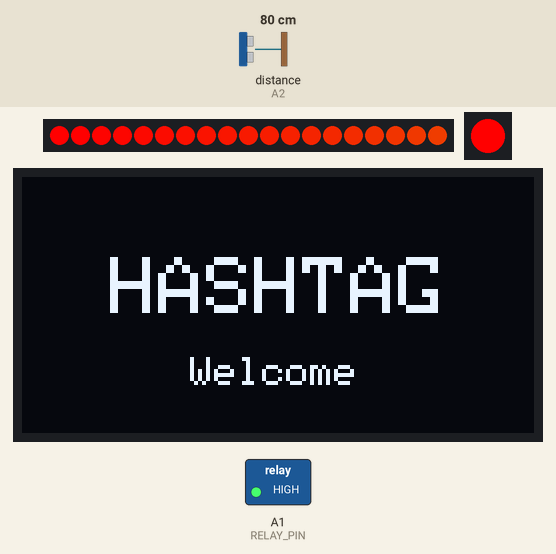
Recording of a sketch running on a simulated Arduino Uno, built with avr-gcc and run on an emulated ATmega328P. On the bench: 19 RGB LEDs in strip order, left to right, 1 RGB LEDs in strip order, left to right, 128×64 one-colour display, switched loads named in the sketch (green lamp = pin HIGH). Wiring (inferred from the names in the program): ultrasonic range finder: trigger A3; echo A2. Inputs (shaded band) come from the test bench; at power-on: distance to the obstacle (sensor on A2) 80 cm. The echo pulse lasts 58.3 µs per cm; dim RGB values are drawn brighter than linear; pins used as bus, display or sensor lines are not drawn; what the sketch prints to the serial monitor is not drawn.

Above: at 7.1 s.
8.3 s: distance to the obstacle (sensor on A2) set to 19 cm
At 10.9 s:
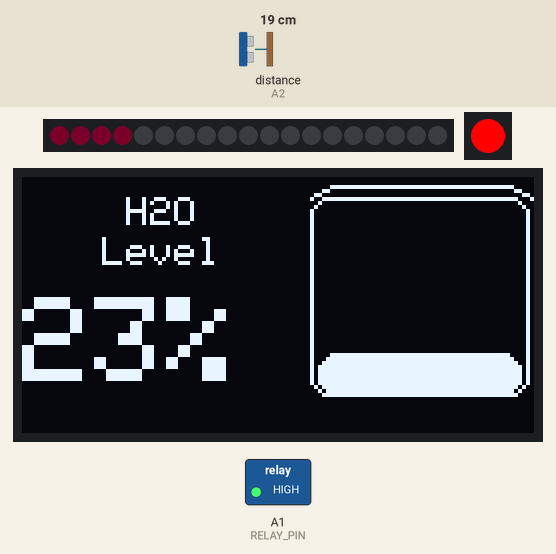
11.3 s: distance to the obstacle (sensor on A2) set to 25 cm
At 13.14 s:
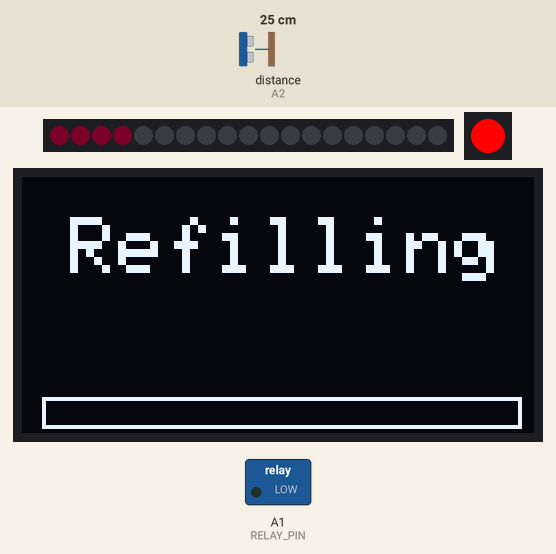
14.3 s: distance to the obstacle (sensor on A2) set to 6 cm
At 16.9 s:
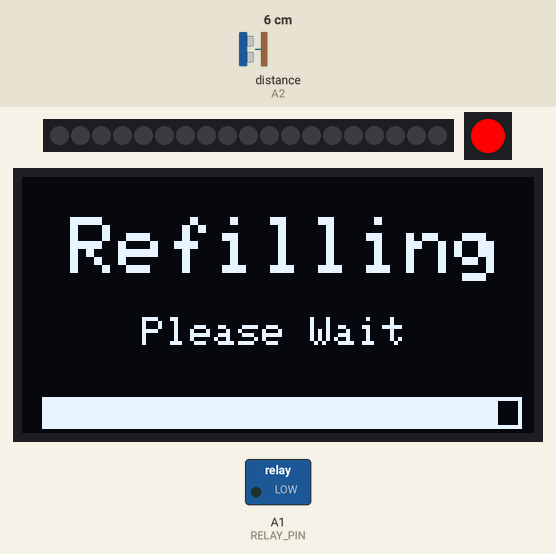
17.1 s: distance to the obstacle (sensor on A2) set to 3 cm
At 18.5 s:
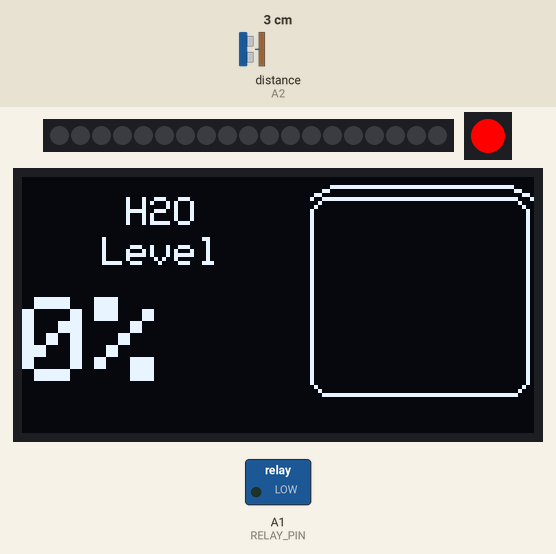
20.1 s: distance to the obstacle (sensor on A2) set to 9 cm
At 23.0 s:
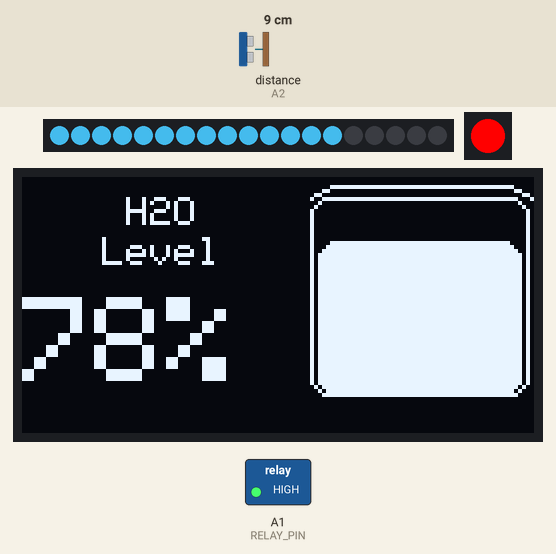
23.1 s: distance to the obstacle (sensor on A2) set to 18 cm
At 24.29 s:
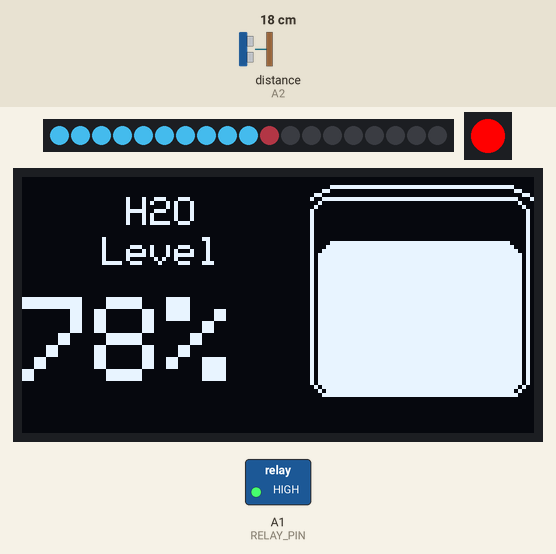
Timing chart, 0 to 26.1 s (numbered marks = the images above; inputs shaded):
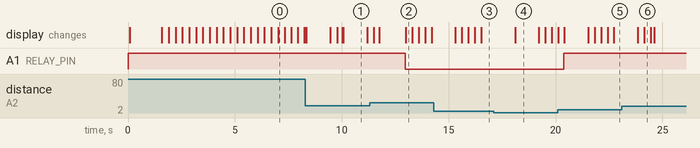

The sketch:

Hydrasense-Auto-v1.0.ino
```cpp
/*
  Hello This is me Hashtag .....
  This is my Personal Home Automation Work, I use this project in my room for Refillling water in my Humidifier.
  Here I have connected the Relay with a Solenoid water Valve which turns on when the water level falls down.
  This Project has Proper Start and Stop MEchanism to avoid Spillage in case of any misshap ..!!
  Name: Aniket Chowdhury [Hashtag]
  Email: micro.aniket@gmail.com
  GitHub: https://github.com/itzzhashtag
  Instagram: https://instagram.com/itzz_hashtag
  LinkedIn: https://www.linkedin.com/in/itzz-hashtag/
*/
//Change Values and Data before using the code
//(Changes needed) Line Number -> 37, 38, 40

//===================================================================================================================
// --- Libraries Used  ---
//===================================================================================================================
#include <Wire.h>
#include <Adafruit_NeoPixel.h>
#ifdef __AVR__
#include <avr/power.h>
#endif
#include <Adafruit_GFX.h>
#include <Adafruit_SH1106.h>
#define OLED_RESET 4
Adafruit_SH1106 display(OLED_RESET);
#define TRIG_PIN A3              // Ultrasonic Sensor Trigger Pin
#define ECHO_PIN A2              // Ultrasonic Sensor Echo Pin
#define NUM_LED 19              // no of leds
#define RELAY_PIN A1            // Relay data in

//===================================================================================================================
// ---  Variables and Constants ---
//===================================================================================================================
Adafruit_NeoPixel strip = Adafruit_NeoPixel(NUM_LED, A0, NEO_GRB + NEO_KHZ800);// led pin, type -> //LED Strip Controller
Adafruit_NeoPixel strip2(1, 6, NEO_GRB + NEO_KHZ800);
const int minDistance = 4;  //          <--------------------------- Min distance (sensor to full water level) in cm
const int maxDistance = 22; //          <--------------------------- Max distance (sensor to empty level) in cm
int currentLitLeds = 0;  // Global: Keeps track of current visible LEDs
int max_brig=200; //                    <--------------------------- Max Brightness to set UP here..!!!
int tm=0;
bool isFilling = false;

//===================================================================================================================
// --- Setup ---
//===================================================================================================================
void setup()
{
  strip.begin();
  strip.show();
  strip2.begin();
  strip2.setPixelColor(0, strip2.Color(255, 0, 0)); // Set to red
  strip2.show();

  pinMode(TRIG_PIN, OUTPUT);
  pinMode(ECHO_PIN, INPUT);
  pinMode(RELAY_PIN, OUTPUT); // Set the relay pin as output
  digitalWrite(RELAY_PIN, HIGH);
  Serial.begin(9600);
  display.begin(SH1106_SWITCHCAPVCC, 0x3C);
  display.setTextSize(1);
  display.setTextColor(WHITE);
  display.clearDisplay();
  display.setTextSize(2);
  display.setCursor(10, 20);
  display.print(" HASHTAG");
  display.display();
  display.setCursor(0, 45);
  display.setTextSize(1);
  display.print("       Welcome");
  display.display();
  delay(1500);
  rainbow(20);
}

//===================================================================================================================
// --- Loop ---
//===================================================================================================================
void loop()
{
  int distance = getDistance();
  if (distance < minDistance || distance > maxDistance + 10)
  {
    Serial.println("Out of range");
    Serial.println(distance);
    display.clearDisplay();
    display.setCursor(0, 20);
    display.setTextSize(2);
    display.print(" Error 500");
    display.display();
    display.setCursor(0, 45);
    display.setTextSize(1);
    display.print("   H2O Sensor Error");
    errorLED();
    digitalWrite(RELAY_PIN, HIGH);
    display.display();
    delay(1000);
    return;
  }
  int waterLevel = chk_lvl();
  if (waterLevel < 6 || waterLevel > 90)
  {
    controlRelay(waterLevel); // Handle relay based on level
  }
  if (isFilling)
  {
    updateLED(waterLevel);
    delay(100);
    return;
  }
  updateLED(waterLevel);
  displayWaterLevel(waterLevel);
  delay(1000);
}

//===================================================================================================================
// --- Measures the Distance between Water Level and Sonar Sensor ---
//===================================================================================================================
int chk_lvl()
{
  int distance = getDistance();
  int waterLevel = map(distance, minDistance, maxDistance, 100, 0);
  waterLevel = constrain(waterLevel, 0, 100);
  Serial.print("Water Level: ");
  Serial.print(waterLevel);
  Serial.println("%");
  Serial.print(distance);
  Serial.println(" cm");
  if (distance < minDistance || distance > maxDistance + 20)
  {
    Serial.println("Out of range");
    Serial.println(distance);
    display.clearDisplay();
    display.setCursor(0, 20);
    display.setTextSize(2);
    display.print(" Error 402");
    display.display();
    display.setCursor(0, 45);
    display.setTextSize(1);
    display.print("   Refilling Error");
    errorLED();
    display.display();
    delay(1000);
    digitalWrite(RELAY_PIN, HIGH);
    chk_lvl();
  }
  return waterLevel;
}

//===================================================================================================================
// --- Function to Refill Water and keep on this Function untill Water is not Refilled  ---
//===================================================================================================================
void controlRelay(int level)
{
  if (level < 10)
  {
    isFilling = true;
    while (isFilling)
    {
      int level2 = chk_lvl();
      digitalWrite(RELAY_PIN, LOW);
      display.clearDisplay();
      display.setCursor(0, 10);
      display.setTextSize(2);
      display.print(" Refilling");
      Serial.println("Refilling ");
      displayRefillingScreen(level2);
      display.display();
      display.setCursor(0, 35);
      display.setTextSize(1);
      display.print("     Please Wait");
      errorLED();
      display.display();
      delay(1000);
      /*if(tm>30)
      {
        digitalWrite(RELAY_PIN, HIGH);
        tm=0;
        delay(500);
      }
      tm++;
      Serial.println(tm);
      */
      if (level2 >= 90)
      {
        isFilling = false;
      }
    }
  }
  else if (level >= 90)
  {
    digitalWrite(RELAY_PIN, HIGH);   // Stop filling
    isFilling = false;
  }
}

//===================================================================================================================
// --- Function to measure distance using HC-SR04 Sensor ---
//===================================================================================================================
int getDistance()
{
  long total = 0;
  for (int i = 0; i < 5; i++) //does average of the Distance Calculated
  {
    digitalWrite(TRIG_PIN, LOW);
    delayMicroseconds(2);
    digitalWrite(TRIG_PIN, HIGH);
    delayMicroseconds(10);
    digitalWrite(TRIG_PIN, LOW);
    long duration = pulseIn(ECHO_PIN, HIGH);
    total += duration;
    delay(10); // Short pause between samples
  }
  long avgDuration = total / 5;
  return avgDuration * 0.034 / 2;
}


//===================================================================================================================
// --- Display OLED Code ---
//===================================================================================================================
void displayWaterLevel(int level)     // Function to display water level on OLED
{
  display.clearDisplay();
  display.setCursor(20, 5);
  display.setTextSize(1);
  display.print(" H2O");
  display.setCursor(20, 15);
  display.print("Level");
  display.setCursor(0, 30);
  display.setTextSize(3);
  display.print(level);
  display.print("%");
  // Tank Position
  int tankX = 72;  // Shifted to center
  int tankY = 5;
  int tankWidth = 55;  // Increased width
  int tankHeight = 50;
  // Draw tank body with rounded bottom
  display.drawRoundRect(tankX, tankY, tankWidth, tankHeight, 5, WHITE);
  // Draw tank lid
  display.drawLine(tankX + 5, tankY - 3, tankX + tankWidth - 5, tankY - 3, WHITE);
  display.drawLine(tankX + 5, tankY - 3, tankX, tankY, WHITE);
  display.drawLine(tankX + tankWidth - 5, tankY - 3, tankX + tankWidth, tankY, WHITE);
  // Draw inlet pipe on top left
  display.drawLine(tankX + 8, tankY - 6, tankX + 8, tankY - 12, WHITE);
  display.drawLine(tankX + 8, tankY - 12, tankX + 14, tankY - 12, WHITE);
  display.drawLine(tankX + 14, tankY - 12, tankX + 14, tankY - 6, WHITE);
  // Draw water level inside the tank
  int waterHeight = map(level, 0, 100, 0, tankHeight);
  display.fillRoundRect(tankX + 2, tankY + tankHeight - waterHeight, tankWidth - 4, waterHeight, 5, WHITE);
  display.display();
}

//===================================================================================================================
// --- LED Blinking Code (Red-WARNING) ---
//===================================================================================================================
void errorLED()
{
  // Fade in
  for (int b = 0; b <= 255; b += 5)
  {
    for (int i = 0; i < NUM_LED; i++)
    {
      strip.setPixelColor(i, strip.Color(b, 0, 0));
    }
    strip.show();
    delay(10);
  }
  // Fade out
  for (int b = 255; b >= 0; b -= 5) {
    for (int i = 0; i < NUM_LED; i++) {
      strip.setPixelColor(i, strip.Color(b, 0, 0));
    }
    strip.show();
    delay(10);
  }
}

//===================================================================================================================
// --- LED Indicator of water Level ---
//===================================================================================================================
void updateLED(int level)
{
  int targetLeds = map(level, 0, 100, 0, NUM_LED);  // Number of LEDs based on level
  uint8_t r = map(level, 0, 100, 255, 0);
  uint8_t g = map(level, 0, 100, 0, 200);
  uint8_t b = map(level, 0, 100, 0, 255);

  if (level < 25)
  {
    // Below 20%: blinking/fading LEDs
    for (int fade = 0; fade <= 255; fade += 10)
    {
      for (int i = 0; i < targetLeds; i++)
      {
        strip.setPixelColor(i, strip.Color((r * fade) / 255, (g * fade) / 255, (b * fade) /255));
      }
      strip.show();
      delay(10);
    }
    for (int fade = 255; fade >= 0; fade -= 10)
    {
      for (int i = 0; i < targetLeds; i++)
      {
        strip.setPixelColor(i, strip.Color((r * fade) / 255, (g * fade) / 255, (b * fade) / 255));
      }
      strip.show();
      delay(10);
    }

    // Turn off the rest of the LEDs
    for (int i = targetLeds; i < NUM_LED; i++)
    {
      strip.setPixelColor(i, 0);
    }
    strip.show();
    currentLitLeds = targetLeds;  // Update to match
  }
  else
  {
    // 20% or more: Smooth transitions without blinking
    if (currentLitLeds < targetLeds)
    {
      for (int i = currentLitLeds; i < targetLeds; i++)
      {
        for (int brightness = 0; brightness <= max_brig; brightness += 15)
        {
          strip.setPixelColor(i, strip.Color((r * brightness) / 255, (g * brightness) / max_brig, (b * brightness) / 255));
          strip.show();
          delay(5);
        }
      }
    }
    else if (currentLitLeds > targetLeds)
    {
      for (int i = currentLitLeds - 1; i >= targetLeds; i--)
      {
        for (int brightness = max_brig; brightness >= 0; brightness -= 15)
        {
          strip.setPixelColor(i, strip.Color((r * brightness) / max_brig, (g * brightness) / max_brig, (b * brightness) / max_brig));
          strip.show();
          delay(5);
        }
        strip.setPixelColor(i, 0);  // Turn off completely
      }
    }
    // Ensure all LEDs up to target are solid
    for (int i = 0; i < targetLeds; i++)
    {
      strip.setPixelColor(i, strip.Color(r, g, b));
    }
    // Turn off the rest
    for (int i = targetLeds; i < NUM_LED; i++)
    {
      strip.setPixelColor(i, 0);
    }
    strip.show();
    currentLitLeds = targetLeds;
  }
}

//===================================================================================================================
// --- Fancy Start Rainbow for LED ---
//===================================================================================================================
void rainbow(uint8_t wait)
{
  uint16_t i, j;

  for (j = 0; j < 256; j++)
  {
    for (i = 0; i < strip.numPixels(); i++)
    {
      strip.setPixelColor(i, Wheel((i + j) & 255));
    }
    strip.show();
    delay(wait);
  }
}
uint32_t Wheel(byte WheelPos)
{
  WheelPos = 255 - WheelPos;
  if (WheelPos < 85)
  {
    return strip.Color(255 - WheelPos * 3, 0, WheelPos * 3);
  }
  if (WheelPos < 170)
  {
    WheelPos -= 85;
    return strip.Color(0, WheelPos * 3, 255 - WheelPos * 3);
  }
  WheelPos -= 170;
  return strip.Color(WheelPos * 3, 255 - WheelPos * 3, 0);
}

//===================================================================================================================
// --- Display OLED the Water Refilling ---
//===================================================================================================================
void displayRefillingScreen(int level)
{
    // Progress Bar
    int barWidth = map(level, 0, 100, 0, 120); // Map level (0-100%) to bar width (0-120px)
    int barX = 5;
    int barY = 55;
    int barHeight = 8;
    display.drawRect(barX, barY, 120, barHeight, WHITE); // Outline
    display.fillRect(barX, barY, barWidth, barHeight, WHITE); // Filled part
    display.display();
}
//===================================================================================================================
// --- THE END ---
//===================================================================================================================
```

Measured:
- the behaviour switches between 22 and 23 cm on distance to the obstacle (sensor on A2) (found by bisection; images 1 and 2)
- the behaviour switches between 5 and 4 cm on distance to the obstacle (sensor on A2) (found by bisection; images 3 and 4)
- after the input at 11.3 s, A1 (RELAY_PIN): HIGH → LOW after 1.7 s
- after the input at 17.1 s, A1 (RELAY_PIN): stays LOW (without the input it goes to HIGH after 2.1 s)
- what the display in image 1 shows lasts 1.1 s, from 10.1 s to 11.2 s
